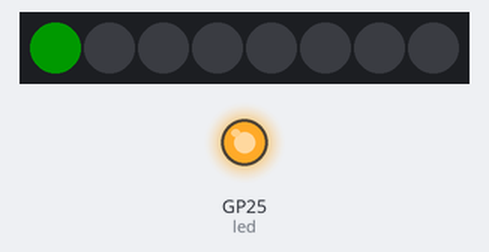
Bench run of a program on a simulated Raspberry Pi Pico running MicroPython. On the bench: 8 RGB LEDs in strip order, left to right, output pins drawn as LEDs (lit = HIGH). Dim RGB values are drawn brighter than linear.

Above: at 0.04 s.
At 0.4 s:
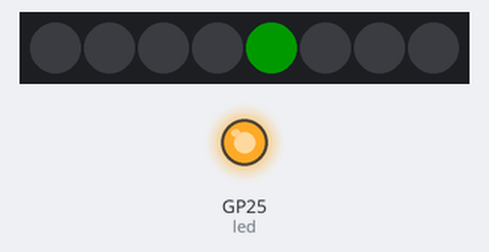
At 0.76 s:
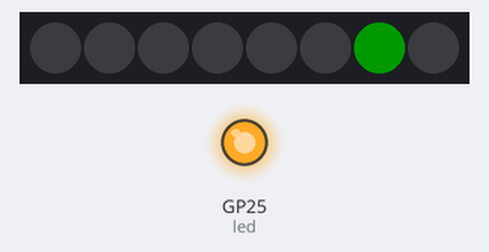
At 1.13 s:
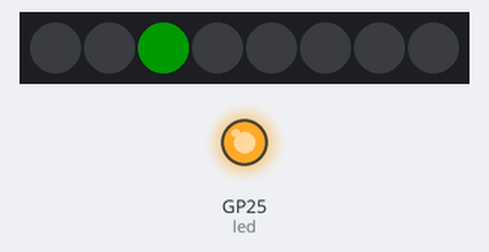
At 1.58 s:
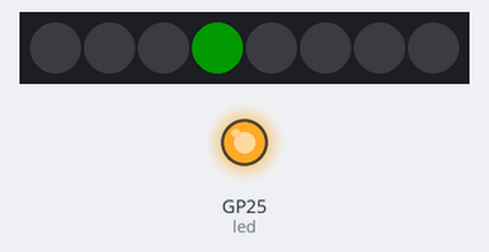
Timing chart, 0 to 40.0 s (numbered marks = the images above):
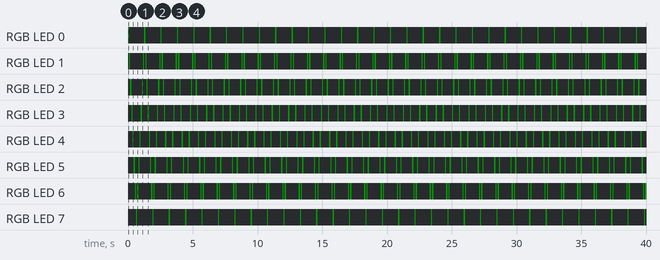

Measured:
- by itself, RGB LED 0, RGB LED 7: alternates RGB(0, 25, 0) for 0.09 s and off for 1.2 s
- by itself, RGB LED 1: repeats every 1.3 s: off 0.99 s, RGB(0, 25, 0) 0.09 s, off 0.09 s, RGB(0, 25, 0) 0.09 s
- by itself, RGB LED 2: repeats every 1.3 s: off 0.81 s, RGB(0, 25, 0) 0.09 s, off 0.27 s, RGB(0, 25, 0) 0.09 s
- by itself, RGB LED 3: repeats every 1.3 s: off 0.63 s, RGB(0, 25, 0) 0.09 s, off 0.45 s, RGB(0, 25, 0) 0.09 s
- by itself, RGB LED 4: repeats every 1.3 s: off 0.45 s, RGB(0, 25, 0) 0.09 s, off 0.63 s, RGB(0, 25, 0) 0.09 s
- by itself, RGB LED 5: repeats every 1.3 s: off 0.27 s, RGB(0, 25, 0) 0.09 s, off 0.81 s, RGB(0, 25, 0) 0.09 s
- by itself, RGB LED 6: repeats every 1.3 s: off 0.09 s, RGB(0, 25, 0) 0.09 s, off 0.99 s, RGB(0, 25, 0) 0.09 s

The program:

Neopixel-Singles.py
```python
from neopixel import NeoPixel
from machine import Pin
from time import sleep

led = Pin("LED", Pin.OUT)
led.value(1)

# ##  3v - 5v input
# ## connect Data In (GRN) to GIO1, pin 2
# ## Data Out (BlU) isn't used

# ## NeoPixel uses a RGB tuple to define colors. We can predfine these colors
# ## NepPixels are bright. Max values are 255, yet for this demonstration we are using a fraction of that
# # COLOR = (GREEN, RED, BLUE)
# RED2 = (0,20,0)
# ORANGE2 = (7,25,0)
# YELLOW2 = (10,15,0)
# GREEN2 = (10,0,0)
# BLUE2 = (7,1,20)
# PURPLE2 = (0,15,50)
# PINK2 = (0,25,30)
# OFF = (0,0,0)

# ## We create NeoPixel object by passing the constructor a Pin and the Number of LED's in the daisy chain
pin2 = Pin(18, Pin.OUT)
np2 = NeoPixel(pin2, 8)

# color_list2 = [RED2,ORANGE2,YELLOW2,GREEN2,BLUE2,PURPLE2,PINK2]

# j = 0
# for i in range(len(np2)):
#   if j > len(color_list2)-1:
#      j=0
#   np2[i] = color_list2[j]
#   j += 1
# np2.write()

# def NextColor2(current_color2, color_list2):
#   print(current_color2)
#   for i in range(len(color_list2)):
#     if i == len(color_list2)-1:
#         return color_list2[0]
#     elif color_list2[i] == current_color2:
#         return color_list2[i+1]
#   # return color_list[0]

# while True:
#   for i in range(0,4): #The second number must be the exact number of neopixels to work
#     Target_color2 = NextColor2(np2[i], color_list2)
#     print(f"{i}: {Target_color2}")
#     np2[i] = Target_color2
#   np2.write()
#   sleep(0.1)


########################################################
################ FIGHT MODE CODE BELOW #################
########################################################

# we use the same brightness for each color
brightness = 25
delay = .25
# here we define variables for each color
#SINGLES: red = (0,brightness, 0)
red = (0,brightness,0)


while True:
    for i in range(0, len(np2)-1):
        np2[i] = red
        np2.write()
        sleep(.09)
        np2[i] = (0,0,0)
    for i in range(len(np2)-1,0,-1):
        np2[i] = red
        np2.write()
        sleep(.09)
        np2[i] = (0,0,0)
```
